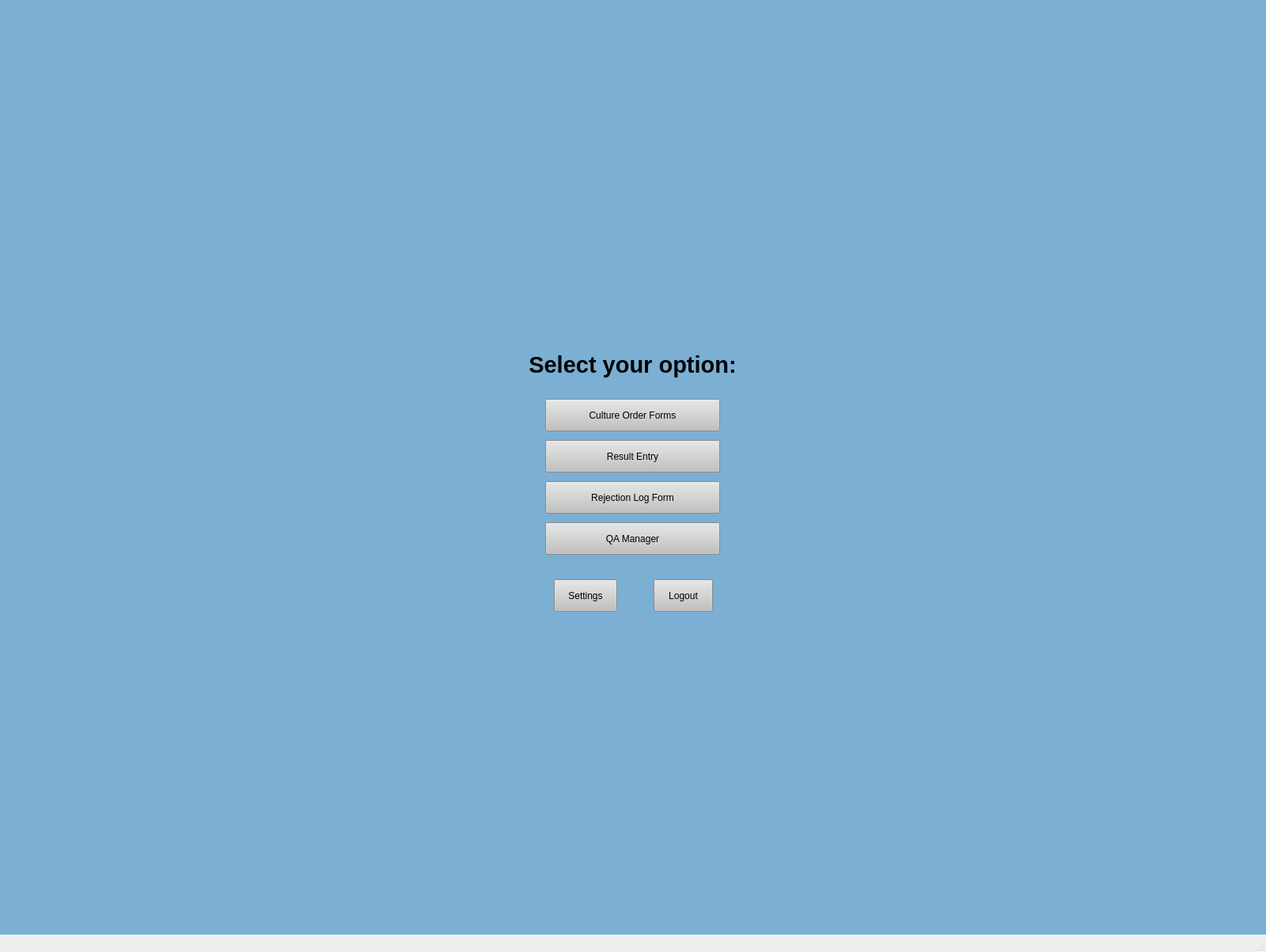
<?xml version="1.0" encoding="UTF-8"?>
<ui version="4.0">
 <class>MainWindow</class>
 <widget class="QMainWindow" name="MainWindow">
  <property name="enabled">
   <bool>true</bool>
  </property>
  <property name="geometry">
   <rect>
    <x>0</x>
    <y>0</y>
    <width>1600</width>
    <height>1203</height>
   </rect>
  </property>
  <property name="windowTitle">
   <string>Login</string>
  </property>
  <property name="styleSheet">
   <string notr="true"/>
  </property>
  <property name="toolButtonStyle">
   <enum>Qt::ToolButtonIconOnly</enum>
  </property>
  <widget class="QWidget" name="centralwidget">
   <property name="styleSheet">
    <string notr="true">background-color: rgb(123, 175, 212);</string>
   </property>
   <layout class="QGridLayout" name="gridLayout">
    <item row="6" column="0">
     <spacer name="verticalSpacer_3">
      <property name="orientation">
       <enum>Qt::Vertical</enum>
      </property>
      <property name="sizeType">
       <enum>QSizePolicy::MinimumExpanding</enum>
      </property>
      <property name="sizeHint" stdset="0">
       <size>
        <width>20</width>
        <height>40</height>
       </size>
      </property>
     </spacer>
    </item>
    <item row="1" column="0" alignment="Qt::AlignHCenter|Qt::AlignVCenter">
     <widget class="QLabel" name="label_5">
      <property name="sizePolicy">
       <sizepolicy hsizetype="Fixed" vsizetype="Fixed">
        <horstretch>0</horstretch>
        <verstretch>0</verstretch>
       </sizepolicy>
      </property>
      <property name="maximumSize">
       <size>
        <width>300</width>
        <height>200</height>
       </size>
      </property>
      <property name="text">
       <string/>
      </property>
      <property name="pixmap">
       <pixmap>../Icon/OMCDb.ico</pixmap>
      </property>
     </widget>
    </item>
    <item row="4" column="0">
     <spacer name="verticalSpacer_8">
      <property name="orientation">
       <enum>Qt::Vertical</enum>
      </property>
      <property name="sizeType">
       <enum>QSizePolicy::Minimum</enum>
      </property>
      <property name="sizeHint" stdset="0">
       <size>
        <width>20</width>
        <height>20</height>
       </size>
      </property>
     </spacer>
    </item>
    <item row="5" column="0">
     <layout class="QVBoxLayout" name="verticalLayout">
      <item alignment="Qt::AlignHCenter|Qt::AlignVCenter">
       <widget class="QPushButton" name="cultureOrder_2">
        <property name="sizePolicy">
         <sizepolicy hsizetype="Fixed" vsizetype="Fixed">
          <horstretch>0</horstretch>
          <verstretch>0</verstretch>
         </sizepolicy>
        </property>
        <property name="minimumSize">
         <size>
          <width>221</width>
          <height>41</height>
         </size>
        </property>
        <property name="maximumSize">
         <size>
          <width>16777215</width>
          <height>16777215</height>
         </size>
        </property>
        <property name="cursor">
         <cursorShape>PointingHandCursor</cursorShape>
        </property>
        <property name="styleSheet">
         <string notr="true">QPushButton:hover {

background-color: rgb(210, 210, 210);

}

QPushButton {

background-color: rgb(193, 193, 193);

}</string>
        </property>
        <property name="text">
         <string>Culture Order Forms</string>
        </property>
       </widget>
      </item>
      <item>
       <spacer name="verticalSpacer_5">
        <property name="orientation">
         <enum>Qt::Vertical</enum>
        </property>
        <property name="sizeType">
         <enum>QSizePolicy::Minimum</enum>
        </property>
        <property name="sizeHint" stdset="0">
         <size>
          <width>20</width>
          <height>5</height>
         </size>
        </property>
       </spacer>
      </item>
      <item alignment="Qt::AlignHCenter|Qt::AlignVCenter">
       <widget class="QPushButton" name="resultEntry_2">
        <property name="sizePolicy">
         <sizepolicy hsizetype="Fixed" vsizetype="Fixed">
          <horstretch>0</horstretch>
          <verstretch>0</verstretch>
         </sizepolicy>
        </property>
        <property name="minimumSize">
         <size>
          <width>221</width>
          <height>41</height>
         </size>
        </property>
        <property name="cursor">
         <cursorShape>PointingHandCursor</cursorShape>
        </property>
        <property name="styleSheet">
         <string notr="true">QPushButton:hover {

background-color: rgb(210, 210, 210);

}

QPushButton {

background-color: rgb(193, 193, 193);

}</string>
        </property>
        <property name="text">
         <string>Result Entry</string>
        </property>
       </widget>
      </item>
      <item>
       <spacer name="verticalSpacer_6">
        <property name="orientation">
         <enum>Qt::Vertical</enum>
        </property>
        <property name="sizeType">
         <enum>QSizePolicy::Minimum</enum>
        </property>
        <property name="sizeHint" stdset="0">
         <size>
          <width>20</width>
          <height>5</height>
         </size>
        </property>
       </spacer>
      </item>
      <item alignment="Qt::AlignHCenter|Qt::AlignVCenter">
       <widget class="QPushButton" name="rejectionLogForm_2">
        <property name="sizePolicy">
         <sizepolicy hsizetype="Fixed" vsizetype="Fixed">
          <horstretch>0</horstretch>
          <verstretch>0</verstretch>
         </sizepolicy>
        </property>
        <property name="minimumSize">
         <size>
          <width>221</width>
          <height>41</height>
         </size>
        </property>
        <property name="cursor">
         <cursorShape>PointingHandCursor</cursorShape>
        </property>
        <property name="styleSheet">
         <string notr="true">QPushButton:hover {

background-color: rgb(210, 210, 210);

}

QPushButton {

background-color: rgb(193, 193, 193);

}</string>
        </property>
        <property name="text">
         <string>Rejection Log Form</string>
        </property>
       </widget>
      </item>
      <item>
       <spacer name="verticalSpacer_7">
        <property name="orientation">
         <enum>Qt::Vertical</enum>
        </property>
        <property name="sizeType">
         <enum>QSizePolicy::Minimum</enum>
        </property>
        <property name="sizeHint" stdset="0">
         <size>
          <width>20</width>
          <height>5</height>
         </size>
        </property>
       </spacer>
      </item>
      <item alignment="Qt::AlignHCenter|Qt::AlignVCenter">
       <widget class="QPushButton" name="qaManager_2">
        <property name="sizePolicy">
         <sizepolicy hsizetype="Fixed" vsizetype="Fixed">
          <horstretch>0</horstretch>
          <verstretch>0</verstretch>
         </sizepolicy>
        </property>
        <property name="minimumSize">
         <size>
          <width>221</width>
          <height>41</height>
         </size>
        </property>
        <property name="cursor">
         <cursorShape>PointingHandCursor</cursorShape>
        </property>
        <property name="styleSheet">
         <string notr="true">QPushButton:hover {

background-color: rgb(210, 210, 210);

}

QPushButton {

background-color: rgb(193, 193, 193);

}</string>
        </property>
        <property name="text">
         <string>QA Manager</string>
        </property>
       </widget>
      </item>
      <item>
       <layout class="QHBoxLayout" name="horizontalLayout_4">
        <property name="topMargin">
         <number>25</number>
        </property>
        <item>
         <spacer name="horizontalSpacer">
          <property name="orientation">
           <enum>Qt::Horizontal</enum>
          </property>
          <property name="sizeHint" stdset="0">
           <size>
            <width>40</width>
            <height>20</height>
           </size>
          </property>
         </spacer>
        </item>
        <item alignment="Qt::AlignHCenter|Qt::AlignVCenter">
         <widget class="QPushButton" name="settings_2">
          <property name="minimumSize">
           <size>
            <width>75</width>
            <height>41</height>
           </size>
          </property>
          <property name="maximumSize">
           <size>
            <width>100</width>
            <height>41</height>
           </size>
          </property>
          <property name="cursor">
           <cursorShape>PointingHandCursor</cursorShape>
          </property>
          <property name="styleSheet">
           <string notr="true">QPushButton:hover {

background-color: rgb(210, 210, 210);

}

QPushButton {

background-color: rgb(193, 193, 193);

}</string>
          </property>
          <property name="text">
           <string>Settings</string>
          </property>
         </widget>
        </item>
        <item>
         <spacer name="horizontalSpacer_3">
          <property name="orientation">
           <enum>Qt::Horizontal</enum>
          </property>
          <property name="sizeType">
           <enum>QSizePolicy::Fixed</enum>
          </property>
          <property name="sizeHint" stdset="0">
           <size>
            <width>40</width>
            <height>20</height>
           </size>
          </property>
         </spacer>
        </item>
        <item alignment="Qt::AlignHCenter|Qt::AlignVCenter">
         <widget class="QPushButton" name="logout_2">
          <property name="sizePolicy">
           <sizepolicy hsizetype="Minimum" vsizetype="Fixed">
            <horstretch>0</horstretch>
            <verstretch>0</verstretch>
           </sizepolicy>
          </property>
          <property name="minimumSize">
           <size>
            <width>75</width>
            <height>41</height>
           </size>
          </property>
          <property name="maximumSize">
           <size>
            <width>75</width>
            <height>41</height>
           </size>
          </property>
          <property name="cursor">
           <cursorShape>PointingHandCursor</cursorShape>
          </property>
          <property name="styleSheet">
           <string notr="true">QPushButton:hover {

background-color: rgb(210, 210, 210);

}

QPushButton {

background-color: rgb(193, 193, 193);

}</string>
          </property>
          <property name="text">
           <string>Logout</string>
          </property>
         </widget>
        </item>
        <item>
         <spacer name="horizontalSpacer_2">
          <property name="orientation">
           <enum>Qt::Horizontal</enum>
          </property>
          <property name="sizeHint" stdset="0">
           <size>
            <width>40</width>
            <height>20</height>
           </size>
          </property>
         </spacer>
        </item>
       </layout>
      </item>
     </layout>
    </item>
    <item row="2" column="0">
     <spacer name="verticalSpacer_4">
      <property name="orientation">
       <enum>Qt::Vertical</enum>
      </property>
      <property name="sizeType">
       <enum>QSizePolicy::Minimum</enum>
      </property>
      <property name="sizeHint" stdset="0">
       <size>
        <width>20</width>
        <height>15</height>
       </size>
      </property>
     </spacer>
    </item>
    <item row="3" column="0" alignment="Qt::AlignHCenter">
     <widget class="QLabel" name="label_2">
      <property name="sizePolicy">
       <sizepolicy hsizetype="Fixed" vsizetype="Fixed">
        <horstretch>0</horstretch>
        <verstretch>0</verstretch>
       </sizepolicy>
      </property>
      <property name="text">
       <string>&lt;html&gt;&lt;head/&gt;&lt;body&gt;&lt;p align=&quot;center&quot;&gt;&lt;span style=&quot; font-size:22pt; font-weight:600;&quot;&gt;Select your option:&lt;/span&gt;&lt;/p&gt;&lt;/body&gt;&lt;/html&gt;</string>
      </property>
     </widget>
    </item>
    <item row="0" column="0">
     <spacer name="verticalSpacer_2">
      <property name="orientation">
       <enum>Qt::Vertical</enum>
      </property>
      <property name="sizeType">
       <enum>QSizePolicy::MinimumExpanding</enum>
      </property>
      <property name="sizeHint" stdset="0">
       <size>
        <width>20</width>
        <height>40</height>
       </size>
      </property>
     </spacer>
    </item>
   </layout>
  </widget>
  <widget class="QMenuBar" name="menubar">
   <property name="geometry">
    <rect>
     <x>0</x>
     <y>0</y>
     <width>1600</width>
     <height>21</height>
    </rect>
   </property>
  </widget>
  <widget class="QStatusBar" name="statusbar"/>
 </widget>
 <resources/>
 <connections/>
</ui>
